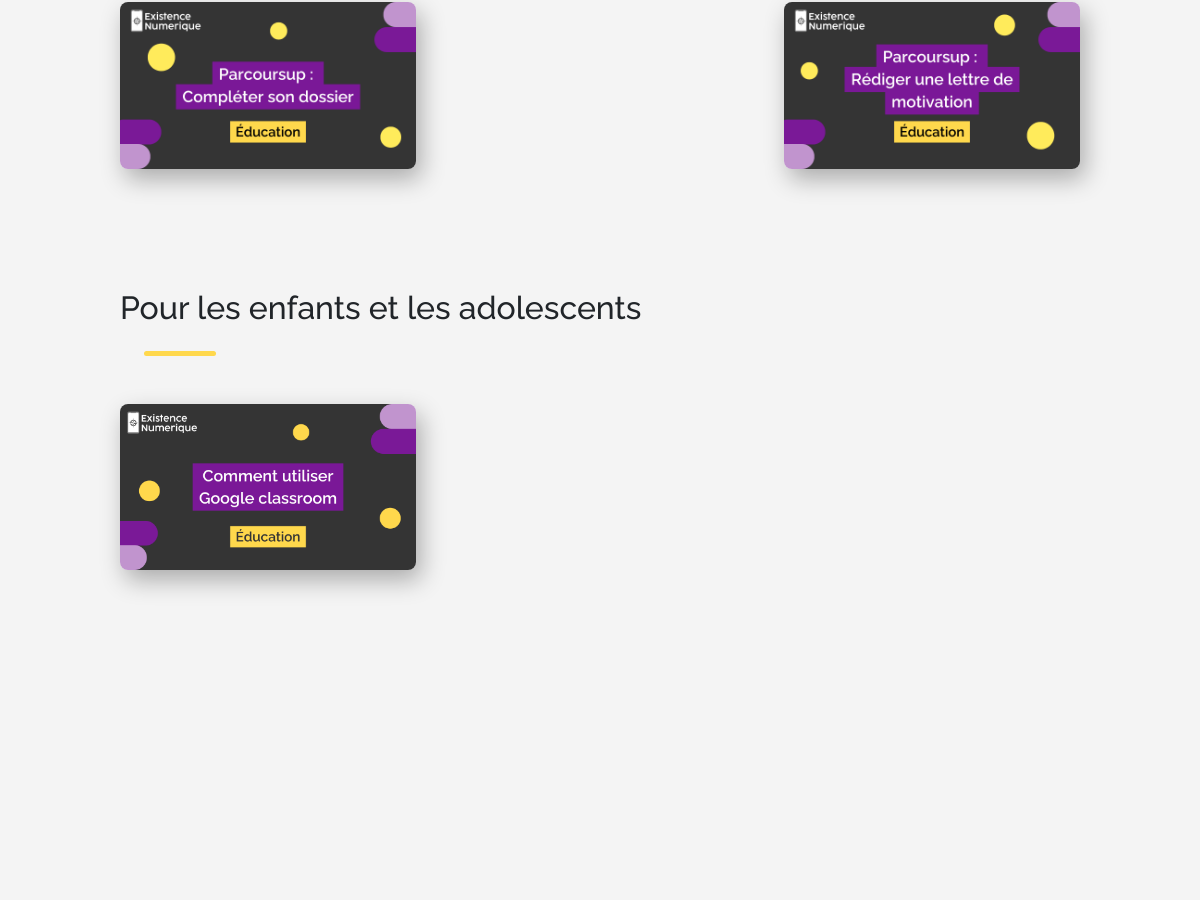
The app's page /categorie-education.php (middle part), older data.
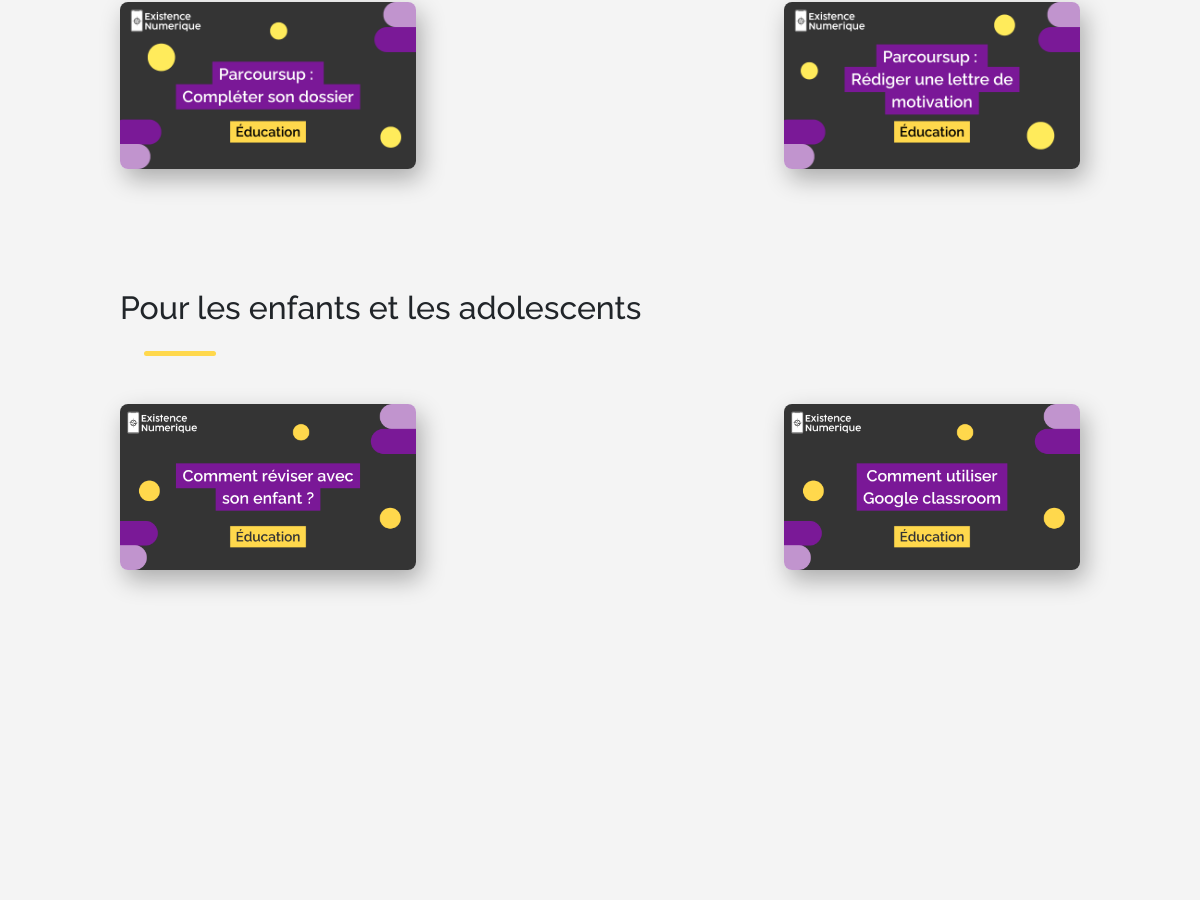
The same page, newer data.
### tables this page shows
CREATE TABLE `ressource` (
  `Id_ressource` int(11) NOT NULL,
  `Titre` varchar(100) NOT NULL,
  `Categorie` varchar(50) NOT NULL,
  `Sous_Categorie` varchar(255) NOT NULL,
  `Mot_cle` varchar(1500) NOT NULL,
  `Image` varchar(100) NOT NULL
);

### categorie-education.php (the view, shortened to what this page needs)
<!DOCTYPE html>
<html lang="en">
<head>
    <link href="./assets/css/bootstrap.min.css" rel="stylesheet">
    <link rel="stylesheet" href="./assets/css/general.css">
    <link rel="stylesheet" href="./assets/css/categorie.css">
</head>
<body>
    <section class="tutoriels">
        <?php
        include 'connect_bdd.php';
        $sql = "SELECT * FROM ressource WHERE Categorie = 'Éducation' AND Sous_Categorie = 'Parcoursup' AND Image != ''";
        $result = $db->query($sql);
        if ($result->rowCount() > 0) {
            echo "<div class='rdv'>";
            echo "<div class='videos'>";
            while($row = $result->fetch(PDO::FETCH_ASSOC)) {
                echo "<div class='tuto image_wrapper'>";
                echo "<a href='ressource_type.php?Id_ressource=" . $row["Id_ressource"] . "'>";
                echo "<img src='" . $row["Image"] . "' alt='" . $row["Titre"] . "'>";
                echo "</a>";
                echo "</div>";
            }
            echo "</div>";
            echo "</div>";
        } else {
            echo "Aucun résultat trouvé.";
        }
        $sql_enfants = "SELECT * FROM ressource WHERE Categorie = 'Éducation' AND Sous_Categorie = 'Pour les enfants et les ados' AND Image != ''";
        $result_enfants  = $db->query($sql_enfants );
        if ($result_enfants ->rowCount() > 0) {
            echo "<div class='rdv'>";
            echo "<h2>Pour les enfants et les adolescents</h2>";
            echo "<div class='trait-jaune exclude-accessibility'></div>";
            echo "<div class='videos'>";
            while($row_enfants  = $result_enfants ->fetch(PDO::FETCH_ASSOC)) {
                echo "<div class='tuto image_wrapper'>";
                echo "<a href='ressource_type.php?Id_ressource=" . $row_enfants ["Id_ressource"] . "'>";
                echo "<img src='" . $row_enfants ["Image"] . "' alt='" . $row_enfants ["Titre"] . "'>";
                echo "</a>";
                echo "</div>";
            }
            echo "</div>";
            echo "</div>";
        } else {
            echo "Aucun résultat trouvé.";
        }
        ?>
    </section>
    <div class="quiz">
    </div>
    </body>
    </html>

### assets/css/general.css (style rules this page uses)
:root { --gris-clair : #F4F4F4; --violet: #7A1897; --blanc: #fff; --noir: black; --secondaire: #002Fa7; --sante: #1F936F; --securite: #FFA552; --administratif: #5271FF; --communication: #FF5276; --internet: #C841BB; --education: #FFD84C; }
body { font-family: "Raleway", sans-serif; font-optical-sizing: auto; font-style: normal; overflow-x: hidden; }
a { text-decoration: none; color: black; }

### assets/css/categorie.css (style rules this page uses)
body { font-family: "Raleway", sans-serif; font-optical-sizing: auto; font-style: normal; overflow-x: hidden; background-color: var(--gris-clair); max-width: 100%; }
.tutoriels { padding: 15vh 20vh 0 20vh; padding-bottom: 0; }
.tutoriels h2, .quiz h2 { margin-bottom: 3vh; }
.rdv { margin-bottom: 10vh; }
.trait-vert, .trait-orange, .trait-jaune, .trait-bleu, .trait-violet, .trait-rose { width: 6vw; height: 0.6vh; border-radius: 16px; margin-bottom: 6vh; margin-left: 3vh; }
.trait-jaune { background-color: var(--education); }
.videos { display: flex; flex-wrap: wrap; justify-content: space-between; }
.tuto { width: calc(33.33% - 2vw); margin-bottom: 5vh; box-sizing: border-box; position: relative; }
.tuto img { width: 100%; height: auto; border-radius: 8px; transition: transform 0.3s ease-in-out; box-shadow: 5px 10px 25px rgba(0, 0, 0, 0.3); }
.quiz { padding: 0 20vh 15vh 20vh; padding-bottom: 0; }
.quiz { margin-bottom: 20vh; }
@media screen and (max-width: 1400px) { .intro, .tutoriels, .quiz { padding: 10vw; } }

Row changes from the older to the newer data that the page shows:
now on this page (row edited): ressource: Image (picture), shown under "Pour les enfants et les adolescents"
